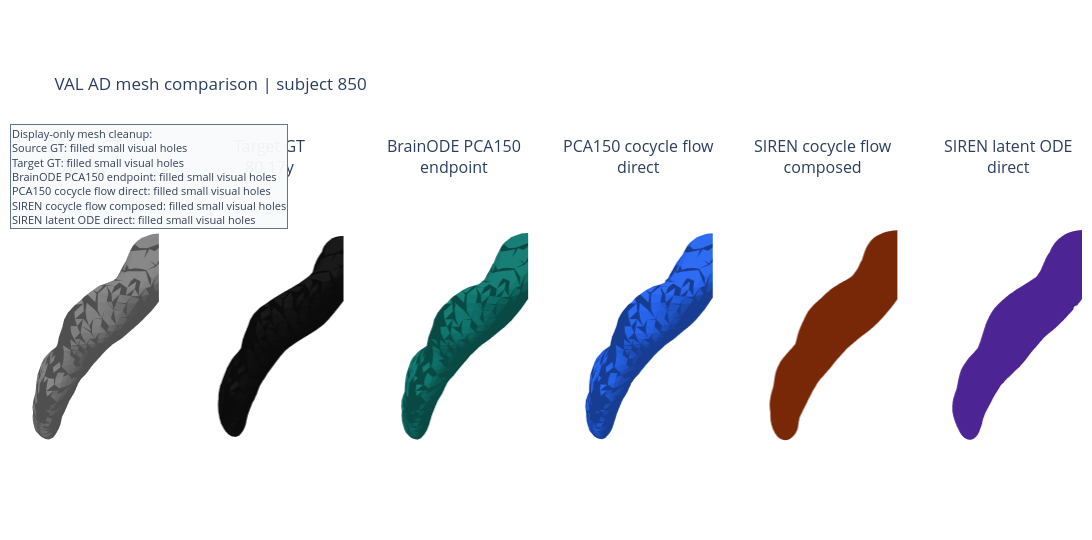
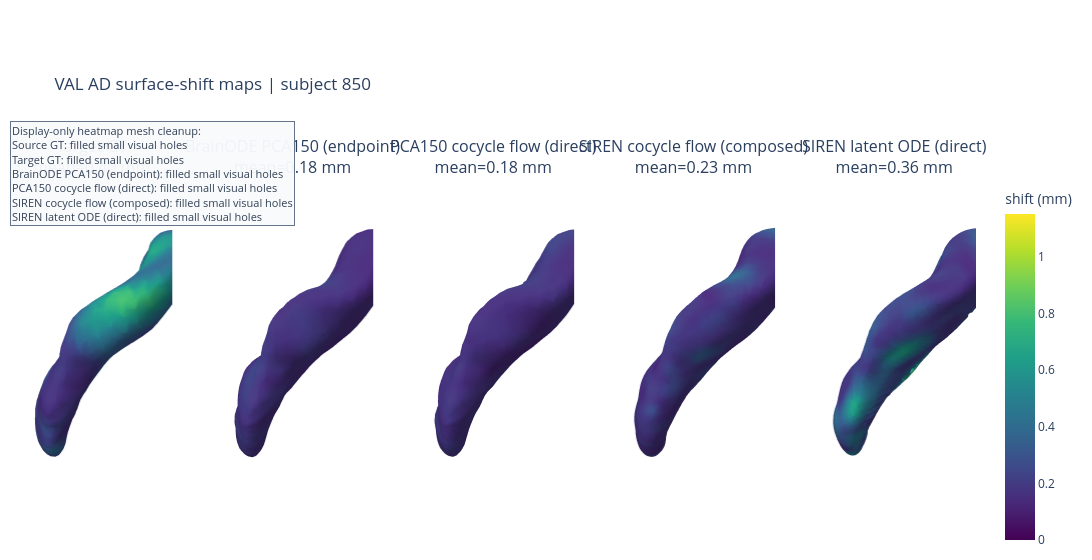
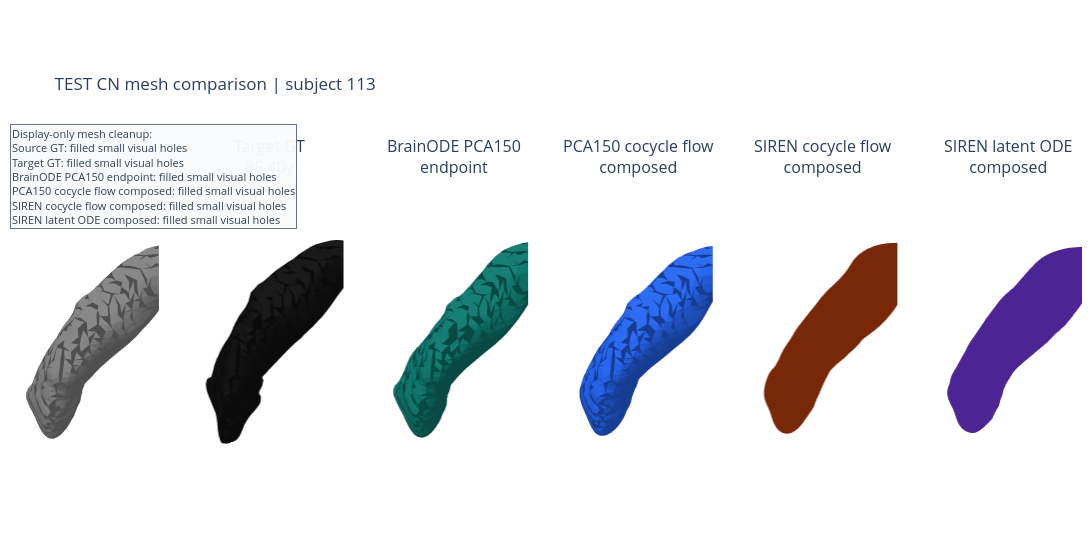
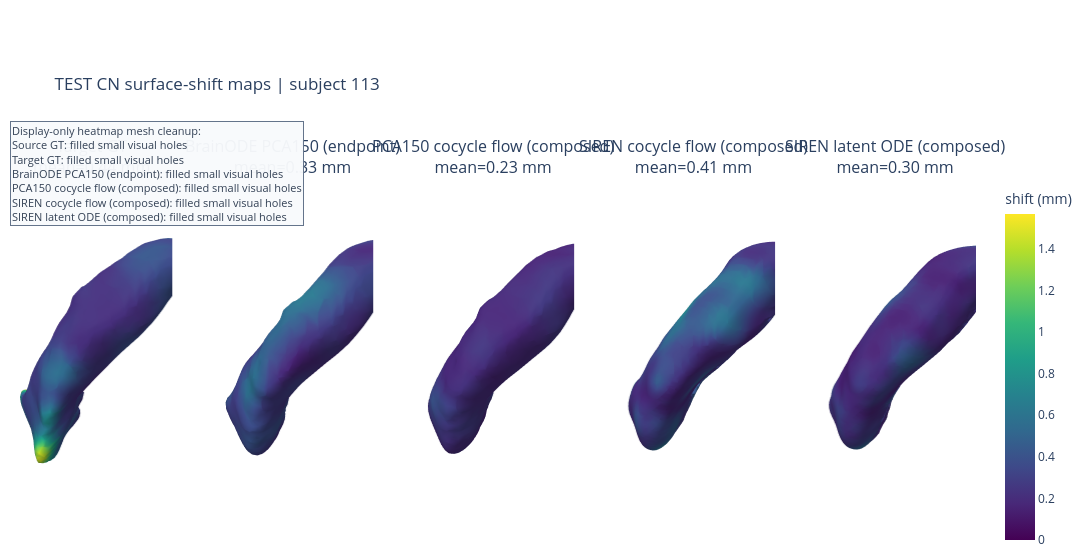

Source (notebook cell) for these figures, in order:
### Code cell
for case in second_half:
    display(Markdown(f"## {case.split.upper()} {case.diagnosis} | subject {case.subject_id}"))
    display(Markdown(
        "### Case metadata\n"
        "This table identifies the selected observed pair. The source scan is the input shape and "
        "the target scan is the real later scan used as ground truth for this case."
    ))
    display(ctx.case_overview_table(case))
    display(Markdown(
        "### Solid mesh comparison\n"
        "- **Source GT:** real baseline mesh given to the model.\n"
        "- **Target GT:** real future mesh at the later scan age.\n"
        "- **Model panels:** predicted future meshes from BrainODE PCA, PCA cocycle flow, "
        "SIREN cocycle flow, and SIREN latent ODE.\n"
        "The panel is for visual plausibility and gross anatomical comparison. It is not colored by error."
    ))
    fig = ctx.plot_case_mesh_panel(case)
    fig.show()
    display(Markdown(
        "### Surface-change maps\n"
        "These maps compare each future surface to the same source mesh after rigid alignment. "
        "Darker/lower values mean little surface movement from baseline; brighter/higher values mean "
        "larger local displacement from baseline. The Target GT panel shows the real change, and the "
        "model panels show the predicted change pattern."
    ))
    heat_fig, heat_table = ctx.plot_case_change_heatmaps(case)
    heat_fig.show()
    display(Markdown(
        "The table below summarizes the displayed change map: mean, p95, and max are surface-shift "
        "magnitudes in millimeters. Failed mesh decodes are kept in the table instead of stopping the notebook."
    ))
    display(heat_table)

### Figure 1 — Plotly figure (JSON) as saved in the notebook; plotly's stock layout.template omitted (floating-point values rounded to 4 significant figures; data arrays with more than 128 entries replaced by an {"elided": "..."} marker saying what was removed)
{"data": [{"color": "#7f7f7f", "flatshading": true, "hovertemplate": "1<extra></extra>", "i": {"elided": "4408 int values"}, "j": {"elided": "4408 int values"}, "k": {"elided": "4408 int values"}, "lighting": {"ambient": 0.62, "diffuse": 0.78, "fresnel": 0.02, "roughness": 0.72, "specular": 0.18}, "lightposition": {"x": 180, "y": 140, "z": 120}, "name": "1", "opacity": 1, "scene": "scene", "showlegend": false, "type": "mesh3d", "x": {"elided": "2206 float values"}, "y": {"elided": "2206 float values"}, "z": {"elided": "2206 float values"}}, {"color": "#111111", "flatshading": true, "hovertemplate": "2<extra></extra>", "i": {"elided": "4408 int values"}, "j": {"elided": "4408 int values"}, "k": {"elided": "4408 int values"}, "lighting": {"ambient": 0.62, "diffuse": 0.78, "fresnel": 0.02, "roughness": 0.72, "specular": 0.18}, "lightposition": {"x": 180, "y": 140, "z": 120}, "name": "2", "opacity": 1, "scene": "scene2", "showlegend": false, "type": "mesh3d", "x": {"elided": "2206 float values"}, "y": {"elided": "2206 float values"}, "z": {"elided": "2206 float values"}}, {"color": "#0f766e", "flatshading": true, "hovertemplate": "3<extra></extra>", "i": {"elided": "4408 int values"}, "j": {"elided": "4408 int values"}, "k": {"elided": "4408 int values"}, "lighting": {"ambient": 0.62, "diffuse": 0.78, "fresnel": 0.02, "roughness": 0.72, "specular": 0.18}, "lightposition": {"x": 180, "y": 140, "z": 120}, "name": "3", "opacity": 1, "scene": "scene3", "showlegend": false, "type": "mesh3d", "x": {"elided": "2206 float values"}, "y": {"elided": "2206 float values"}, "z": {"elided": "2206 float values"}}, {"color": "#2563eb", "flatshading": true, "hovertemplate": "4<extra></extra>", "i": {"elided": "4408 int values"}, "j": {"elided": "4408 int values"}, "k": {"elided": "4408 int values"}, "lighting": {"ambient": 0.62, "diffuse": 0.78, "fresnel": 0.02, "roughness": 0.72, "specular": 0.18}, "lightposition": {"x": 180, "y": 140, "z": 120}, "name": "4", "opacity": 1, "scene": "scene4", "showlegend": false, "type": "mesh3d", "x": {"elided": "2206 float values"}, "y": {"elided": "2206 float values"}, "z": {"elided": "2206 float values"}}, {"color": "#c2410c", "flatshading": true, "hovertemplate": "5<extra></extra>", "i": {"elided": "12274 int values"}, "j": {"elided": "12274 int values"}, "k": {"elided": "12274 int values"}, "lighting": {"ambient": 0.62, "diffuse": 0.78, "fresnel": 0.02, "roughness": 0.72, "specular": 0.18}, "lightposition": {"x": 180, "y": 140, "z": 120}, "name": "5", "opacity": 1, "scene": "scene5", "showlegend": false, "type": "mesh3d", "x": {"elided": "6187 float values"}, "y": {"elided": "6187 float values"}, "z": {"elided": "6187 float values"}}, {"color": "#7c3aed", "flatshading": true, "hovertemplate": "6<extra></extra>", "i": {"elided": "15382 int values"}, "j": {"elided": "15382 int values"}, "k": {"elided": "15382 int values"}, "lighting": {"ambient": 0.62, "diffuse": 0.78, "fresnel": 0.02, "roughness": 0.72, "specular": 0.18}, "lightposition": {"x": 180, "y": 140, "z": 120}, "name": "6", "opacity": 1, "scene": "scene6", "showlegend": false, "type": "mesh3d", "x": {"elided": "7719 float values"}, "y": {"elided": "7719 float values"}, "z": {"elided": "7719 float values"}}], "layout": {"annotations": [{"font": {"size": 16}, "showarrow": false, "text": "Source GT<br>78.10y", "x": 0.06944, "xanchor": "center", "xref": "paper", "y": 1, "yanchor": "bottom", "yref": "paper"}, {"font": {"size": 16}, "showarrow": false, "text": "Target GT<br>80.17y", "x": 0.2417, "xanchor": "center", "xref": "paper", "y": 1, "yanchor": "bottom", "yref": "paper"}, {"font": {"size": 16}, "showarrow": false, "text": "BrainODE PCA150<br>endpoint", "x": 0.4139, "xanchor": "center", "xref": "paper", "y": 1, "yanchor": "bottom", "yref": "paper"}, {"font": {"size": 16}, "showarrow": false, "text": "PCA150 cocycle flow<br>direct", "x": 0.5861, "xanchor": "center", "xref": "paper", "y": 1, "yanchor": "bottom", "yref": "paper"}, {"font": {"size": 16}, "showarrow": false, "text": "SIREN cocycle flow<br>composed", "x": 0.7583, "xanchor": "center", "xref": "paper", "y": 1, "yanchor": "bottom", "yref": "paper"}, {"font": {"size": 16}, "showarrow": false, "text": "SIREN latent ODE<br>direct", "x": 0.9306, "xanchor": "center", "xref": "paper", "y": 1, "yanchor": "bottom", "yref": "paper"}, {"align": "left", "bgcolor": "rgba(248,250,252,0.96)", "bordercolor": "#64748b", "borderwidth": 1, "font": {"color": "#334155", "size": 11}, "showarrow": false, "text": "Display-only mesh cleanup:<br>Source GT: filled small visual holes<br>Target GT: filled small visual holes<br>BrainODE PCA150 endpoint: filled small visual holes<br>PCA150 cocycle flow direct: filled small visual holes<br>SIREN cocycle flow composed: filled small visual holes<br>SIREN latent ODE direct: filled small visual holes", "x": 0, "xanchor": "left", "xref": "paper", "y": 1.16, "yanchor": "top", "yref": "paper"}], "height": 540, "margin": {"b": 10, "l": 10, "r": 10, "t": 180}, "scene": {"aspectmode": "data", "camera": {"eye": {"x": 1.55, "y": 1.5, "z": 0.8}}, "domain": {"x": [0, 0.1389], "y": [0, 1]}, "xaxis": {"visible": false}, "yaxis": {"visible": false}, "zaxis": {"visible": false}}, "scene2": {"aspectmode": "data", "camera": {"eye": {"x": 1.55, "y": 1.5, "z": 0.8}}, "domain": {"x": [0.1722, 0.3111], "y": [0, 1]}, "xaxis": {"visible": false}, "yaxis": {"visible": false}, "zaxis": {"visible": false}}, "scene3": {"aspectmode": "data", "camera": {"eye": {"x": 1.55, "y": 1.5, "z": 0.8}}, "domain": {"x": [0.3444, 0.4833], "y": [0, 1]}, "xaxis": {"visible": false}, "yaxis": {"visible": false}, "zaxis": {"visible": false}}, "scene4": {"aspectmode": "data", "camera": {"eye": {"x": 1.55, "y": 1.5, "z": 0.8}}, "domain": {"x": [0.5167, 0.6556], "y": [0, 1]}, "xaxis": {"visible": false}, "yaxis": {"visible": false}, "zaxis": {"visible": false}}, "scene5": {"aspectmode": "data", "camera": {"eye": {"x": 1.55, "y": 1.5, "z": 0.8}}, "domain": {"x": [0.6889, 0.8278], "y": [0, 1]}, "xaxis": {"visible": false}, "yaxis": {"visible": false}, "zaxis": {"visible": false}}, "scene6": {"aspectmode": "data", "camera": {"eye": {"x": 1.55, "y": 1.5, "z": 0.8}}, "domain": {"x": [0.8611, 1], "y": [0, 1]}, "xaxis": {"visible": false}, "yaxis": {"visible": false}, "zaxis": {"visible": false}}, "title": {"text": "VAL AD mesh comparison | subject 850"}, "width": 1920}}

### Figure 2 — Plotly figure (JSON) as saved in the notebook; plotly's stock layout.template omitted (floating-point values rounded to 4 significant figures; data arrays with more than 128 entries replaced by an {"elided": "..."} marker saying what was removed)
{"data": [{"cmax": 1.151, "cmin": 0, "colorscale": [[0, "#440154"], [0.1111, "#482878"], [0.2222, "#3e4989"], [0.3333, "#31688e"], [0.4444, "#26828e"], [0.5556, "#1f9e89"], [0.6667, "#35b779"], [0.7778, "#6ece58"], [0.8889, "#b5de2b"], [1, "#fde725"]], "flatshading": false, "hovertemplate": "shift=%{intensity:.6f}<extra></extra>", "i": {"elided": "4408 int values"}, "intensity": {"elided": "2206 float values"}, "intensitymode": "vertex", "j": {"elided": "4408 int values"}, "k": {"elided": "4408 int values"}, "lighting": {"ambient": 0.58, "diffuse": 0.82, "fresnel": 0.02, "roughness": 0.7, "specular": 0.15}, "lightposition": {"x": 170, "y": 130, "z": 110}, "name": "Target GT", "opacity": 1, "scene": "scene", "showlegend": false, "showscale": false, "type": "mesh3d", "x": {"elided": "2206 float values"}, "y": {"elided": "2206 float values"}, "z": {"elided": "2206 float values"}}, {"cmax": 1.151, "cmin": 0, "colorscale": [[0, "#440154"], [0.1111, "#482878"], [0.2222, "#3e4989"], [0.3333, "#31688e"], [0.4444, "#26828e"], [0.5556, "#1f9e89"], [0.6667, "#35b779"], [0.7778, "#6ece58"], [0.8889, "#b5de2b"], [1, "#fde725"]], "flatshading": false, "hovertemplate": "shift=%{intensity:.6f}<extra></extra>", "i": {"elided": "4408 int values"}, "intensity": {"elided": "2206 float values"}, "intensitymode": "vertex", "j": {"elided": "4408 int values"}, "k": {"elided": "4408 int values"}, "lighting": {"ambient": 0.58, "diffuse": 0.82, "fresnel": 0.02, "roughness": 0.7, "specular": 0.15}, "lightposition": {"x": 170, "y": 130, "z": 110}, "name": "BrainODE PCA150 (endpoint)", "opacity": 1, "scene": "scene2", "showlegend": false, "showscale": false, "type": "mesh3d", "x": {"elided": "2206 float values"}, "y": {"elided": "2206 float values"}, "z": {"elided": "2206 float values"}}, {"cmax": 1.151, "cmin": 0, "colorscale": [[0, "#440154"], [0.1111, "#482878"], [0.2222, "#3e4989"], [0.3333, "#31688e"], [0.4444, "#26828e"], [0.5556, "#1f9e89"], [0.6667, "#35b779"], [0.7778, "#6ece58"], [0.8889, "#b5de2b"], [1, "#fde725"]], "flatshading": false, "hovertemplate": "shift=%{intensity:.6f}<extra></extra>", "i": {"elided": "4408 int values"}, "intensity": {"elided": "2206 float values"}, "intensitymode": "vertex", "j": {"elided": "4408 int values"}, "k": {"elided": "4408 int values"}, "lighting": {"ambient": 0.58, "diffuse": 0.82, "fresnel": 0.02, "roughness": 0.7, "specular": 0.15}, "lightposition": {"x": 170, "y": 130, "z": 110}, "name": "PCA150 cocycle flow (direct)", "opacity": 1, "scene": "scene3", "showlegend": false, "showscale": false, "type": "mesh3d", "x": {"elided": "2206 float values"}, "y": {"elided": "2206 float values"}, "z": {"elided": "2206 float values"}}, {"cmax": 1.151, "cmin": 0, "colorscale": [[0, "#440154"], [0.1111, "#482878"], [0.2222, "#3e4989"], [0.3333, "#31688e"], [0.4444, "#26828e"], [0.5556, "#1f9e89"], [0.6667, "#35b779"], [0.7778, "#6ece58"], [0.8889, "#b5de2b"], [1, "#fde725"]], "flatshading": false, "hovertemplate": "shift=%{intensity:.6f}<extra></extra>", "i": {"elided": "12274 int values"}, "intensity": {"elided": "6187 float values"}, "intensitymode": "vertex", "j": {"elided": "12274 int values"}, "k": {"elided": "12274 int values"}, "lighting": {"ambient": 0.58, "diffuse": 0.82, "fresnel": 0.02, "roughness": 0.7, "specular": 0.15}, "lightposition": {"x": 170, "y": 130, "z": 110}, "name": "SIREN cocycle flow (composed)", "opacity": 1, "scene": "scene4", "showlegend": false, "showscale": false, "type": "mesh3d", "x": {"elided": "6187 float values"}, "y": {"elided": "6187 float values"}, "z": {"elided": "6187 float values"}}, {"cmax": 1.151, "cmin": 0, "colorbar": {"title": {"text": "shift (mm)"}}, "colorscale": [[0, "#440154"], [0.1111, "#482878"], [0.2222, "#3e4989"], [0.3333, "#31688e"], [0.4444, "#26828e"], [0.5556, "#1f9e89"], [0.6667, "#35b779"], [0.7778, "#6ece58"], [0.8889, "#b5de2b"], [1, "#fde725"]], "flatshading": false, "hovertemplate": "shift=%{intensity:.6f}<extra></extra>", "i": {"elided": "15382 int values"}, "intensity": {"elided": "7719 float values"}, "intensitymode": "vertex", "j": {"elided": "15382 int values"}, "k": {"elided": "15382 int values"}, "lighting": {"ambient": 0.58, "diffuse": 0.82, "fresnel": 0.02, "roughness": 0.7, "specular": 0.15}, "lightposition": {"x": 170, "y": 130, "z": 110}, "name": "SIREN latent ODE (direct)", "opacity": 1, "scene": "scene5", "showlegend": false, "showscale": true, "type": "mesh3d", "x": {"elided": "7719 float values"}, "y": {"elided": "7719 float values"}, "z": {"elided": "7719 float values"}}], "layout": {"annotations": [{"font": {"size": 16}, "showarrow": false, "text": "Target GT<br>mean=0.40 mm", "x": 0.084, "xanchor": "center", "xref": "paper", "y": 1, "yanchor": "bottom", "yref": "paper"}, {"font": {"size": 16}, "showarrow": false, "text": "BrainODE PCA150 (endpoint)<br>mean=0.18 mm", "x": 0.292, "xanchor": "center", "xref": "paper", "y": 1, "yanchor": "bottom", "yref": "paper"}, {"font": {"size": 16}, "showarrow": false, "text": "PCA150 cocycle flow (direct)<br>mean=0.18 mm", "x": 0.5, "xanchor": "center", "xref": "paper", "y": 1, "yanchor": "bottom", "yref": "paper"}, {"font": {"size": 16}, "showarrow": false, "text": "SIREN cocycle flow (composed)<br>mean=0.23 mm", "x": 0.708, "xanchor": "center", "xref": "paper", "y": 1, "yanchor": "bottom", "yref": "paper"}, {"font": {"size": 16}, "showarrow": false, "text": "SIREN latent ODE (direct)<br>mean=0.36 mm", "x": 0.916, "xanchor": "center", "xref": "paper", "y": 1, "yanchor": "bottom", "yref": "paper"}, {"align": "left", "bgcolor": "rgba(248,250,252,0.96)", "bordercolor": "#64748b", "borderwidth": 1, "font": {"color": "#334155", "size": 11}, "showarrow": false, "text": "Display-only heatmap mesh cleanup:<br>Source GT: filled small visual holes<br>Target GT: filled small visual holes<br>BrainODE PCA150 (endpoint): filled small visual holes<br>PCA150 cocycle flow (direct): filled small visual holes<br>SIREN cocycle flow (composed): filled small visual holes<br>SIREN latent ODE (direct): filled small visual holes", "x": 0, "xanchor": "left", "xref": "paper", "y": 1.16, "yanchor": "top", "yref": "paper"}], "height": 560, "margin": {"b": 10, "l": 10, "r": 20, "t": 180}, "scene": {"aspectmode": "data", "camera": {"eye": {"x": 1.45, "y": 1.45, "z": 0.78}}, "domain": {"x": [0, 0.168], "y": [0, 1]}, "xaxis": {"visible": false}, "yaxis": {"visible": false}, "zaxis": {"visible": false}}, "scene2": {"aspectmode": "data", "camera": {"eye": {"x": 1.45, "y": 1.45, "z": 0.78}}, "domain": {"x": [0.208, 0.376], "y": [0, 1]}, "xaxis": {"visible": false}, "yaxis": {"visible": false}, "zaxis": {"visible": false}}, "scene3": {"aspectmode": "data", "camera": {"eye": {"x": 1.45, "y": 1.45, "z": 0.78}}, "domain": {"x": [0.416, 0.584], "y": [0, 1]}, "xaxis": {"visible": false}, "yaxis": {"visible": false}, "zaxis": {"visible": false}}, "scene4": {"aspectmode": "data", "camera": {"eye": {"x": 1.45, "y": 1.45, "z": 0.78}}, "domain": {"x": [0.624, 0.792], "y": [0, 1]}, "xaxis": {"visible": false}, "yaxis": {"visible": false}, "zaxis": {"visible": false}}, "scene5": {"aspectmode": "data", "camera": {"eye": {"x": 1.45, "y": 1.45, "z": 0.78}}, "domain": {"x": [0.832, 1], "y": [0, 1]}, "xaxis": {"visible": false}, "yaxis": {"visible": false}, "zaxis": {"visible": false}}, "title": {"text": "VAL AD surface-shift maps | subject 850"}, "width": 1700}}

### Figure 3 — Plotly figure (JSON) as saved in the notebook; plotly's stock layout.template omitted (floating-point values rounded to 4 significant figures; data arrays with more than 128 entries replaced by an {"elided": "..."} marker saying what was removed)
{"data": [{"color": "#7f7f7f", "flatshading": true, "hovertemplate": "1<extra></extra>", "i": {"elided": "4408 int values"}, "j": {"elided": "4408 int values"}, "k": {"elided": "4408 int values"}, "lighting": {"ambient": 0.62, "diffuse": 0.78, "fresnel": 0.02, "roughness": 0.72, "specular": 0.18}, "lightposition": {"x": 180, "y": 140, "z": 120}, "name": "1", "opacity": 1, "scene": "scene", "showlegend": false, "type": "mesh3d", "x": {"elided": "2206 float values"}, "y": {"elided": "2206 float values"}, "z": {"elided": "2206 float values"}}, {"color": "#111111", "flatshading": true, "hovertemplate": "2<extra></extra>", "i": {"elided": "4408 int values"}, "j": {"elided": "4408 int values"}, "k": {"elided": "4408 int values"}, "lighting": {"ambient": 0.62, "diffuse": 0.78, "fresnel": 0.02, "roughness": 0.72, "specular": 0.18}, "lightposition": {"x": 180, "y": 140, "z": 120}, "name": "2", "opacity": 1, "scene": "scene2", "showlegend": false, "type": "mesh3d", "x": {"elided": "2206 float values"}, "y": {"elided": "2206 float values"}, "z": {"elided": "2206 float values"}}, {"color": "#0f766e", "flatshading": true, "hovertemplate": "3<extra></extra>", "i": {"elided": "4408 int values"}, "j": {"elided": "4408 int values"}, "k": {"elided": "4408 int values"}, "lighting": {"ambient": 0.62, "diffuse": 0.78, "fresnel": 0.02, "roughness": 0.72, "specular": 0.18}, "lightposition": {"x": 180, "y": 140, "z": 120}, "name": "3", "opacity": 1, "scene": "scene3", "showlegend": false, "type": "mesh3d", "x": {"elided": "2206 float values"}, "y": {"elided": "2206 float values"}, "z": {"elided": "2206 float values"}}, {"color": "#2563eb", "flatshading": true, "hovertemplate": "4<extra></extra>", "i": {"elided": "4408 int values"}, "j": {"elided": "4408 int values"}, "k": {"elided": "4408 int values"}, "lighting": {"ambient": 0.62, "diffuse": 0.78, "fresnel": 0.02, "roughness": 0.72, "specular": 0.18}, "lightposition": {"x": 180, "y": 140, "z": 120}, "name": "4", "opacity": 1, "scene": "scene4", "showlegend": false, "type": "mesh3d", "x": {"elided": "2206 float values"}, "y": {"elided": "2206 float values"}, "z": {"elided": "2206 float values"}}, {"color": "#c2410c", "flatshading": true, "hovertemplate": "5<extra></extra>", "i": {"elided": "16852 int values"}, "j": {"elided": "16852 int values"}, "k": {"elided": "16852 int values"}, "lighting": {"ambient": 0.62, "diffuse": 0.78, "fresnel": 0.02, "roughness": 0.72, "specular": 0.18}, "lightposition": {"x": 180, "y": 140, "z": 120}, "name": "5", "opacity": 1, "scene": "scene5", "showlegend": false, "type": "mesh3d", "x": {"elided": "8444 float values"}, "y": {"elided": "8444 float values"}, "z": {"elided": "8444 float values"}}, {"color": "#7c3aed", "flatshading": true, "hovertemplate": "6<extra></extra>", "i": {"elided": "15664 int values"}, "j": {"elided": "15664 int values"}, "k": {"elided": "15664 int values"}, "lighting": {"ambient": 0.62, "diffuse": 0.78, "fresnel": 0.02, "roughness": 0.72, "specular": 0.18}, "lightposition": {"x": 180, "y": 140, "z": 120}, "name": "6", "opacity": 1, "scene": "scene6", "showlegend": false, "type": "mesh3d", "x": {"elided": "7900 float values"}, "y": {"elided": "7900 float values"}, "z": {"elided": "7900 float values"}}], "layout": {"annotations": [{"font": {"size": 16}, "showarrow": false, "text": "Source GT<br>75.20y", "x": 0.06944, "xanchor": "center", "xref": "paper", "y": 1, "yanchor": "bottom", "yref": "paper"}, {"font": {"size": 16}, "showarrow": false, "text": "Target GT<br>85.40y", "x": 0.2417, "xanchor": "center", "xref": "paper", "y": 1, "yanchor": "bottom", "yref": "paper"}, {"font": {"size": 16}, "showarrow": false, "text": "BrainODE PCA150<br>endpoint", "x": 0.4139, "xanchor": "center", "xref": "paper", "y": 1, "yanchor": "bottom", "yref": "paper"}, {"font": {"size": 16}, "showarrow": false, "text": "PCA150 cocycle flow<br>composed", "x": 0.5861, "xanchor": "center", "xref": "paper", "y": 1, "yanchor": "bottom", "yref": "paper"}, {"font": {"size": 16}, "showarrow": false, "text": "SIREN cocycle flow<br>composed", "x": 0.7583, "xanchor": "center", "xref": "paper", "y": 1, "yanchor": "bottom", "yref": "paper"}, {"font": {"size": 16}, "showarrow": false, "text": "SIREN latent ODE<br>composed", "x": 0.9306, "xanchor": "center", "xref": "paper", "y": 1, "yanchor": "bottom", "yref": "paper"}, {"align": "left", "bgcolor": "rgba(248,250,252,0.96)", "bordercolor": "#64748b", "borderwidth": 1, "font": {"color": "#334155", "size": 11}, "showarrow": false, "text": "Display-only mesh cleanup:<br>Source GT: filled small visual holes<br>Target GT: filled small visual holes<br>BrainODE PCA150 endpoint: filled small visual holes<br>PCA150 cocycle flow composed: filled small visual holes<br>SIREN cocycle flow composed: filled small visual holes<br>SIREN latent ODE composed: filled small visual holes", "x": 0, "xanchor": "left", "xref": "paper", "y": 1.16, "yanchor": "top", "yref": "paper"}], "height": 540, "margin": {"b": 10, "l": 10, "r": 10, "t": 180}, "scene": {"aspectmode": "data", "camera": {"eye": {"x": 1.55, "y": 1.5, "z": 0.8}}, "domain": {"x": [0, 0.1389], "y": [0, 1]}, "xaxis": {"visible": false}, "yaxis": {"visible": false}, "zaxis": {"visible": false}}, "scene2": {"aspectmode": "data", "camera": {"eye": {"x": 1.55, "y": 1.5, "z": 0.8}}, "domain": {"x": [0.1722, 0.3111], "y": [0, 1]}, "xaxis": {"visible": false}, "yaxis": {"visible": false}, "zaxis": {"visible": false}}, "scene3": {"aspectmode": "data", "camera": {"eye": {"x": 1.55, "y": 1.5, "z": 0.8}}, "domain": {"x": [0.3444, 0.4833], "y": [0, 1]}, "xaxis": {"visible": false}, "yaxis": {"visible": false}, "zaxis": {"visible": false}}, "scene4": {"aspectmode": "data", "camera": {"eye": {"x": 1.55, "y": 1.5, "z": 0.8}}, "domain": {"x": [0.5167, 0.6556], "y": [0, 1]}, "xaxis": {"visible": false}, "yaxis": {"visible": false}, "zaxis": {"visible": false}}, "scene5": {"aspectmode": "data", "camera": {"eye": {"x": 1.55, "y": 1.5, "z": 0.8}}, "domain": {"x": [0.6889, 0.8278], "y": [0, 1]}, "xaxis": {"visible": false}, "yaxis": {"visible": false}, "zaxis": {"visible": false}}, "scene6": {"aspectmode": "data", "camera": {"eye": {"x": 1.55, "y": 1.5, "z": 0.8}}, "domain": {"x": [0.8611, 1], "y": [0, 1]}, "xaxis": {"visible": false}, "yaxis": {"visible": false}, "zaxis": {"visible": false}}, "title": {"text": "TEST CN mesh comparison | subject 113"}, "width": 1920}}

### Figure 4 — Plotly figure (JSON) as saved in the notebook; plotly's stock layout.template omitted (floating-point values rounded to 4 significant figures; data arrays with more than 128 entries replaced by an {"elided": "..."} marker saying what was removed)
{"data": [{"cmax": 1.567, "cmin": 0, "colorscale": [[0, "#440154"], [0.1111, "#482878"], [0.2222, "#3e4989"], [0.3333, "#31688e"], [0.4444, "#26828e"], [0.5556, "#1f9e89"], [0.6667, "#35b779"], [0.7778, "#6ece58"], [0.8889, "#b5de2b"], [1, "#fde725"]], "flatshading": false, "hovertemplate": "shift=%{intensity:.6f}<extra></extra>", "i": {"elided": "4408 int values"}, "intensity": {"elided": "2206 float values"}, "intensitymode": "vertex", "j": {"elided": "4408 int values"}, "k": {"elided": "4408 int values"}, "lighting": {"ambient": 0.58, "diffuse": 0.82, "fresnel": 0.02, "roughness": 0.7, "specular": 0.15}, "lightposition": {"x": 170, "y": 130, "z": 110}, "name": "Target GT", "opacity": 1, "scene": "scene", "showlegend": false, "showscale": false, "type": "mesh3d", "x": {"elided": "2206 float values"}, "y": {"elided": "2206 float values"}, "z": {"elided": "2206 float values"}}, {"cmax": 1.567, "cmin": 0, "colorscale": [[0, "#440154"], [0.1111, "#482878"], [0.2222, "#3e4989"], [0.3333, "#31688e"], [0.4444, "#26828e"], [0.5556, "#1f9e89"], [0.6667, "#35b779"], [0.7778, "#6ece58"], [0.8889, "#b5de2b"], [1, "#fde725"]], "flatshading": false, "hovertemplate": "shift=%{intensity:.6f}<extra></extra>", "i": {"elided": "4408 int values"}, "intensity": {"elided": "2206 float values"}, "intensitymode": "vertex", "j": {"elided": "4408 int values"}, "k": {"elided": "4408 int values"}, "lighting": {"ambient": 0.58, "diffuse": 0.82, "fresnel": 0.02, "roughness": 0.7, "specular": 0.15}, "lightposition": {"x": 170, "y": 130, "z": 110}, "name": "BrainODE PCA150 (endpoint)", "opacity": 1, "scene": "scene2", "showlegend": false, "showscale": false, "type": "mesh3d", "x": {"elided": "2206 float values"}, "y": {"elided": "2206 float values"}, "z": {"elided": "2206 float values"}}, {"cmax": 1.567, "cmin": 0, "colorscale": [[0, "#440154"], [0.1111, "#482878"], [0.2222, "#3e4989"], [0.3333, "#31688e"], [0.4444, "#26828e"], [0.5556, "#1f9e89"], [0.6667, "#35b779"], [0.7778, "#6ece58"], [0.8889, "#b5de2b"], [1, "#fde725"]], "flatshading": false, "hovertemplate": "shift=%{intensity:.6f}<extra></extra>", "i": {"elided": "4408 int values"}, "intensity": {"elided": "2206 float values"}, "intensitymode": "vertex", "j": {"elided": "4408 int values"}, "k": {"elided": "4408 int values"}, "lighting": {"ambient": 0.58, "diffuse": 0.82, "fresnel": 0.02, "roughness": 0.7, "specular": 0.15}, "lightposition": {"x": 170, "y": 130, "z": 110}, "name": "PCA150 cocycle flow (composed)", "opacity": 1, "scene": "scene3", "showlegend": false, "showscale": false, "type": "mesh3d", "x": {"elided": "2206 float values"}, "y": {"elided": "2206 float values"}, "z": {"elided": "2206 float values"}}, {"cmax": 1.567, "cmin": 0, "colorscale": [[0, "#440154"], [0.1111, "#482878"], [0.2222, "#3e4989"], [0.3333, "#31688e"], [0.4444, "#26828e"], [0.5556, "#1f9e89"], [0.6667, "#35b779"], [0.7778, "#6ece58"], [0.8889, "#b5de2b"], [1, "#fde725"]], "flatshading": false, "hovertemplate": "shift=%{intensity:.6f}<extra></extra>", "i": {"elided": "16852 int values"}, "intensity": {"elided": "8444 float values"}, "intensitymode": "vertex", "j": {"elided": "16852 int values"}, "k": {"elided": "16852 int values"}, "lighting": {"ambient": 0.58, "diffuse": 0.82, "fresnel": 0.02, "roughness": 0.7, "specular": 0.15}, "lightposition": {"x": 170, "y": 130, "z": 110}, "name": "SIREN cocycle flow (composed)", "opacity": 1, "scene": "scene4", "showlegend": false, "showscale": false, "type": "mesh3d", "x": {"elided": "8444 float values"}, "y": {"elided": "8444 float values"}, "z": {"elided": "8444 float values"}}, {"cmax": 1.567, "cmin": 0, "colorbar": {"title": {"text": "shift (mm)"}}, "colorscale": [[0, "#440154"], [0.1111, "#482878"], [0.2222, "#3e4989"], [0.3333, "#31688e"], [0.4444, "#26828e"], [0.5556, "#1f9e89"], [0.6667, "#35b779"], [0.7778, "#6ece58"], [0.8889, "#b5de2b"], [1, "#fde725"]], "flatshading": false, "hovertemplate": "shift=%{intensity:.6f}<extra></extra>", "i": {"elided": "15664 int values"}, "intensity": {"elided": "7900 float values"}, "intensitymode": "vertex", "j": {"elided": "15664 int values"}, "k": {"elided": "15664 int values"}, "lighting": {"ambient": 0.58, "diffuse": 0.82, "fresnel": 0.02, "roughness": 0.7, "specular": 0.15}, "lightposition": {"x": 170, "y": 130, "z": 110}, "name": "SIREN latent ODE (composed)", "opacity": 1, "scene": "scene5", "showlegend": false, "showscale": true, "type": "mesh3d", "x": {"elided": "7900 float values"}, "y": {"elided": "7900 float values"}, "z": {"elided": "7900 float values"}}], "layout": {"annotations": [{"font": {"size": 16}, "showarrow": false, "text": "Target GT<br>mean=0.44 mm", "x": 0.084, "xanchor": "center", "xref": "paper", "y": 1, "yanchor": "bottom", "yref": "paper"}, {"font": {"size": 16}, "showarrow": false, "text": "BrainODE PCA150 (endpoint)<br>mean=0.33 mm", "x": 0.292, "xanchor": "center", "xref": "paper", "y": 1, "yanchor": "bottom", "yref": "paper"}, {"font": {"size": 16}, "showarrow": false, "text": "PCA150 cocycle flow (composed)<br>mean=0.23 mm", "x": 0.5, "xanchor": "center", "xref": "paper", "y": 1, "yanchor": "bottom", "yref": "paper"}, {"font": {"size": 16}, "showarrow": false, "text": "SIREN cocycle flow (composed)<br>mean=0.41 mm", "x": 0.708, "xanchor": "center", "xref": "paper", "y": 1, "yanchor": "bottom", "yref": "paper"}, {"font": {"size": 16}, "showarrow": false, "text": "SIREN latent ODE (composed)<br>mean=0.30 mm", "x": 0.916, "xanchor": "center", "xref": "paper", "y": 1, "yanchor": "bottom", "yref": "paper"}, {"align": "left", "bgcolor": "rgba(248,250,252,0.96)", "bordercolor": "#64748b", "borderwidth": 1, "font": {"color": "#334155", "size": 11}, "showarrow": false, "text": "Display-only heatmap mesh cleanup:<br>Source GT: filled small visual holes<br>Target GT: filled small visual holes<br>BrainODE PCA150 (endpoint): filled small visual holes<br>PCA150 cocycle flow (composed): filled small visual holes<br>SIREN cocycle flow (composed): filled small visual holes<br>SIREN latent ODE (composed): filled small visual holes", "x": 0, "xanchor": "left", "xref": "paper", "y": 1.16, "yanchor": "top", "yref": "paper"}], "height": 560, "margin": {"b": 10, "l": 10, "r": 20, "t": 180}, "scene": {"aspectmode": "data", "camera": {"eye": {"x": 1.45, "y": 1.45, "z": 0.78}}, "domain": {"x": [0, 0.168], "y": [0, 1]}, "xaxis": {"visible": false}, "yaxis": {"visible": false}, "zaxis": {"visible": false}}, "scene2": {"aspectmode": "data", "camera": {"eye": {"x": 1.45, "y": 1.45, "z": 0.78}}, "domain": {"x": [0.208, 0.376], "y": [0, 1]}, "xaxis": {"visible": false}, "yaxis": {"visible": false}, "zaxis": {"visible": false}}, "scene3": {"aspectmode": "data", "camera": {"eye": {"x": 1.45, "y": 1.45, "z": 0.78}}, "domain": {"x": [0.416, 0.584], "y": [0, 1]}, "xaxis": {"visible": false}, "yaxis": {"visible": false}, "zaxis": {"visible": false}}, "scene4": {"aspectmode": "data", "camera": {"eye": {"x": 1.45, "y": 1.45, "z": 0.78}}, "domain": {"x": [0.624, 0.792], "y": [0, 1]}, "xaxis": {"visible": false}, "yaxis": {"visible": false}, "zaxis": {"visible": false}}, "scene5": {"aspectmode": "data", "camera": {"eye": {"x": 1.45, "y": 1.45, "z": 0.78}}, "domain": {"x": [0.832, 1], "y": [0, 1]}, "xaxis": {"visible": false}, "yaxis": {"visible": false}, "zaxis": {"visible": false}}, "title": {"text": "TEST CN surface-shift maps | subject 113"}, "width": 1700}}
